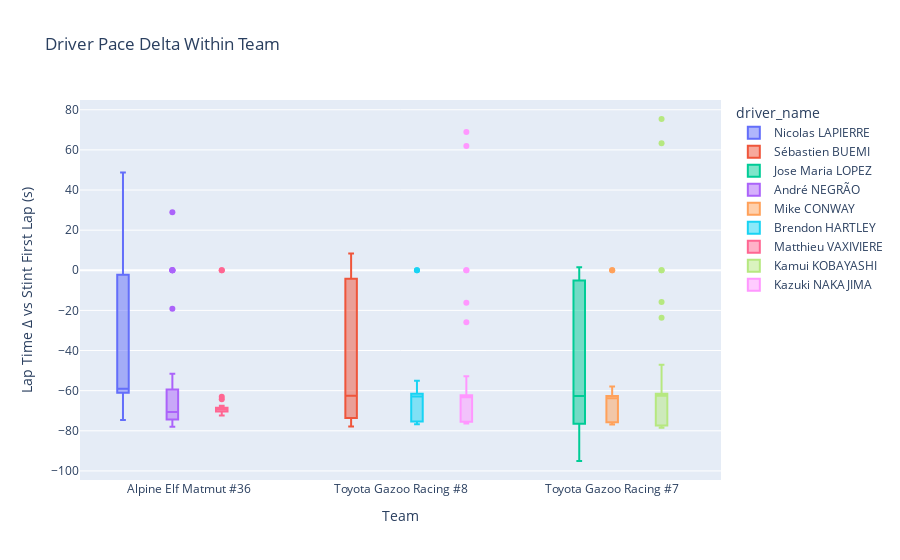

Here is the notebook cell this chart was saved with:
### Markdown cell above
## Drive Pace Delta within Team and Team Pace Delta

### Code cell
Algarve["stint_lap_index"] = Algarve.groupby("driver_stint").cumcount()

first_lap_time = (Algarve[Algarve["stint_lap_index"] == 0].set_index("driver_stint")["lap_time_s"])

Algarve["lap_time_delta"] = (Algarve["lap_time_s"] - Algarve["driver_stint"].map(first_lap_time))

fig = px.box(Algarve,
    x="team_no",
    y="lap_time_delta",
    color="driver_name",
    title="Driver Pace Delta Within Team"
)

fig.update_layout(
    xaxis_title="Team",
    yaxis_title="Lap Time Δ vs Stint First Lap (s)"
)

fig.show()

### Figure 1 — Plotly figure (JSON) as saved in the notebook; plotly's stock layout.template omitted (floating-point values rounded to 4 significant figures; data arrays with more than 128 entries replaced by an {"elided": "..."} marker saying what was removed)
{"data": [{"alignmentgroup": "True", "hovertemplate": "driver_name=Nicolas LAPIERRE<br>team_no=%{x}<br>lap_time_delta=%{y}<extra></extra>", "legendgroup": "Nicolas LAPIERRE", "marker": {"color": "#636efa"}, "name": "Nicolas LAPIERRE", "notched": false, "offsetgroup": "Nicolas LAPIERRE", "orientation": "v", "showlegend": true, "type": "box", "x": ["Alpine Elf Matmut #36", "Alpine Elf Matmut #36", "Alpine Elf Matmut #36", "Alpine Elf Matmut #36", "Alpine Elf Matmut #36", "Alpine Elf Matmut #36", "Alpine Elf Matmut #36", "Alpine Elf Matmut #36", "Alpine Elf Matmut #36", "Alpine Elf Matmut #36", "Alpine Elf Matmut #36", "Alpine Elf Matmut #36", "Alpine Elf Matmut #36", "Alpine Elf Matmut #36", "Alpine Elf Matmut #36", "Alpine Elf Matmut #36", "Alpine Elf Matmut #36", "Alpine Elf Matmut #36", "Alpine Elf Matmut #36", "Alpine Elf Matmut #36", "Alpine Elf Matmut #36", "Alpine Elf Matmut #36", "Alpine Elf Matmut #36", "Alpine Elf Matmut #36", "Alpine Elf Matmut #36", "Alpine Elf Matmut #36", "Alpine Elf Matmut #36", "Alpine Elf Matmut #36", "Alpine Elf Matmut #36", "Alpine Elf Matmut #36", "Alpine Elf Matmut #36", "Alpine Elf Matmut #36", "Alpine Elf Matmut #36", "Alpine Elf Matmut #36", "Alpine Elf Matmut #36", "Alpine Elf Matmut #36", "Alpine Elf Matmut #36", "Alpine Elf Matmut #36", "Alpine Elf Matmut #36", "Alpine Elf Matmut #36", "Alpine Elf Matmut #36", "Alpine Elf Matmut #36", "Alpine Elf Matmut #36", "Alpine Elf Matmut #36", "Alpine Elf Matmut #36", "Alpine Elf Matmut #36", "Alpine Elf Matmut #36", "Alpine Elf Matmut #36", "Alpine Elf Matmut #36", "Alpine Elf Matmut #36", "Alpine Elf Matmut #36", "Alpine Elf Matmut #36", "Alpine Elf Matmut #36", "Alpine Elf Matmut #36", "Alpine Elf Matmut #36", "Alpine Elf Matmut #36", "Alpine Elf Matmut #36", "Alpine Elf Matmut #36", "Alpine Elf Matmut #36", "Alpine Elf Matmut #36", "Alpine Elf Matmut #36", "Alpine Elf Matmut #36", "Alpine Elf Matmut #36", "Alpine Elf Matmut #36", "Alpine Elf Matmut #36", "Alpine Elf Matmut #36", "Alpine Elf Matmut #36", "Alpine Elf Matmut #36", "Alpine Elf Matmut #36", "Alpine Elf Matmut #36", "Alpine Elf Matmut #36", "Alpine Elf Matmut #36", "Alpine Elf Matmut #36", "Alpine Elf Matmut #36", "Alpine Elf Matmut #36", "Alpine Elf Matmut #36", "Alpine Elf Matmut #36", "Alpine Elf Matmut #36", "Alpine Elf Matmut #36", "Alpine Elf Matmut #36", "Alpine Elf Matmut #36", "Alpine Elf Matmut #36", "Alpine Elf Matmut #36", "Alpine Elf Matmut #36", "Alpine Elf Matmut #36", "Alpine Elf Matmut #36", "Alpine Elf Matmut #36", "Alpine Elf Matmut #36", "Alpine Elf Matmut #36", "Alpine Elf Matmut #36", "Alpine Elf Matmut #36", "Alpine Elf Matmut #36", "Alpine Elf Matmut #36", "Alpine Elf Matmut #36", "Alpine Elf Matmut #36", "Alpine Elf Matmut #36", "Alpine Elf Matmut #36", "Alpine Elf Matmut #36", "Alpine Elf Matmut #36", "Alpine Elf Matmut #36", "Alpine Elf Matmut #36", "Alpine Elf Matmut #36", "Alpine Elf Matmut #36", "Alpine Elf Matmut #36", "Alpine Elf Matmut #36", "Alpine Elf Matmut #36", "Alpine Elf Matmut #36", "Alpine Elf Matmut #36", "Alpine Elf Matmut #36", "Alpine Elf Matmut #36", "Alpine Elf Matmut #36", "Alpine Elf Matmut #36", "Alpine Elf Matmut #36", "Alpine Elf Matmut #36", "Alpine Elf Matmut #36", "Alpine Elf Matmut #36", "Alpine Elf Matmut #36", "Alpine Elf Matmut #36", "Alpine Elf Matmut #36", "Alpine Elf Matmut #36", "Alpine Elf Matmut #36"], "x0": " ", "xaxis": "x", "y": [0, -1.625, -1.953, -2.314, -2.441, -2.336, -1.639, -0.58, 0.064, -1.116, -1.932, -1.205, -0.614, -1.53, -1.301, -1.692, -1.056, -0.738, -1.183, -1.512, -2.131, -1.149, -1.933, -1.06, -0.019, -0.048, -1.252, -1.575, 6.254, 0, -56.87, -58.38, -57.99, -58.14, -58.28, -58.07, -58.85, -57.91, -58.03, -58.25, -58.73, -58.15, -59.2, -58.53, -58.83, -58.28, -59.38, -58.26, -59.12, -58.52, -57.01, -59.06, -58.97, -58.86, -59.71, -59.31, -59.09, -59.29, -52.09, 0, -74.49, -74.35, -74.18, -73.17, -73.15, -72.19, -73.91, -73.09, -71.75, -73.97, -73.18, -73.28, -73.11, -73.76, -70.58, -61.49, -2.305, 48.72, -28.54, -38.56, -72.7, -73.36, -74.18, -74.21, -73.73, -72.53, -74.43, -74.59, -73.75, -73.65, -65.63, 0, -60.48, -60.68, -60.17, -60.5, -61.07, -60.44, -59.08, -60.72, -59.79, -61.09, -60.69, -60.96, -61.05, -60.75, -61.15, -60.98, -61.18, -59.1, -60.42, -59.78, -59.97, -60.02, -59.09, -61.09, -60.64, -59.81, -59.8, -60.58, -54.22], "y0": " ", "yaxis": "y"}, {"alignmentgroup": "True", "hovertemplate": "driver_name=Sébastien BUEMI<br>team_no=%{x}<br>lap_time_delta=%{y}<extra></extra>", "legendgroup": "Sébastien BUEMI", "marker": {"color": "#EF553B"}, "name": "Sébastien BUEMI", "notched": false, "offsetgroup": "Sébastien BUEMI", "orientation": "v", "showlegend": true, "type": "box", "x": {"elided": "148 str values"}, "x0": " ", "xaxis": "x", "y": {"elided": "148 float values"}, "y0": " ", "yaxis": "y"}, {"alignmentgroup": "True", "hovertemplate": "driver_name=Jose Maria LOPEZ<br>team_no=%{x}<br>lap_time_delta=%{y}<extra></extra>", "legendgroup": "Jose Maria LOPEZ", "marker": {"color": "#00cc96"}, "name": "Jose Maria LOPEZ", "notched": false, "offsetgroup": "Jose Maria LOPEZ", "orientation": "v", "showlegend": true, "type": "box", "x": {"elided": "149 str values"}, "x0": " ", "xaxis": "x", "y": {"elided": "149 float values"}, "y0": " ", "yaxis": "y"}, {"alignmentgroup": "True", "hovertemplate": "driver_name=André NEGRÃO<br>team_no=%{x}<br>lap_time_delta=%{y}<extra></extra>", "legendgroup": "André NEGRÃO", "marker": {"color": "#ab63fa"}, "name": "André NEGRÃO", "notched": false, "offsetgroup": "André NEGRÃO", "orientation": "v", "showlegend": true, "type": "box", "x": ["Alpine Elf Matmut #36", "Alpine Elf Matmut #36", "Alpine Elf Matmut #36", "Alpine Elf Matmut #36", "Alpine Elf Matmut #36", "Alpine Elf Matmut #36", "Alpine Elf Matmut #36", "Alpine Elf Matmut #36", "Alpine Elf Matmut #36", "Alpine Elf Matmut #36", "Alpine Elf Matmut #36", "Alpine Elf Matmut #36", "Alpine Elf Matmut #36", "Alpine Elf Matmut #36", "Alpine Elf Matmut #36", "Alpine Elf Matmut #36", "Alpine Elf Matmut #36", "Alpine Elf Matmut #36", "Alpine Elf Matmut #36", "Alpine Elf Matmut #36", "Alpine Elf Matmut #36", "Alpine Elf Matmut #36", "Alpine Elf Matmut #36", "Alpine Elf Matmut #36", "Alpine Elf Matmut #36", "Alpine Elf Matmut #36", "Alpine Elf Matmut #36", "Alpine Elf Matmut #36", "Alpine Elf Matmut #36", "Alpine Elf Matmut #36", "Alpine Elf Matmut #36", "Alpine Elf Matmut #36", "Alpine Elf Matmut #36", "Alpine Elf Matmut #36", "Alpine Elf Matmut #36", "Alpine Elf Matmut #36", "Alpine Elf Matmut #36", "Alpine Elf Matmut #36", "Alpine Elf Matmut #36", "Alpine Elf Matmut #36", "Alpine Elf Matmut #36", "Alpine Elf Matmut #36", "Alpine Elf Matmut #36", "Alpine Elf Matmut #36", "Alpine Elf Matmut #36", "Alpine Elf Matmut #36", "Alpine Elf Matmut #36", "Alpine Elf Matmut #36", "Alpine Elf Matmut #36", "Alpine Elf Matmut #36", "Alpine Elf Matmut #36", "Alpine Elf Matmut #36", "Alpine Elf Matmut #36", "Alpine Elf Matmut #36", "Alpine Elf Matmut #36", "Alpine Elf Matmut #36", "Alpine Elf Matmut #36", "Alpine Elf Matmut #36", "Alpine Elf Matmut #36", "Alpine Elf Matmut #36", "Alpine Elf Matmut #36", "Alpine Elf Matmut #36", "Alpine Elf Matmut #36", "Alpine Elf Matmut #36", "Alpine Elf Matmut #36", "Alpine Elf Matmut #36", "Alpine Elf Matmut #36", "Alpine Elf Matmut #36", "Alpine Elf Matmut #36", "Alpine Elf Matmut #36", "Alpine Elf Matmut #36", "Alpine Elf Matmut #36", "Alpine Elf Matmut #36", "Alpine Elf Matmut #36", "Alpine Elf Matmut #36", "Alpine Elf Matmut #36", "Alpine Elf Matmut #36", "Alpine Elf Matmut #36", "Alpine Elf Matmut #36", "Alpine Elf Matmut #36", "Alpine Elf Matmut #36", "Alpine Elf Matmut #36", "Alpine Elf Matmut #36", "Alpine Elf Matmut #36", "Alpine Elf Matmut #36", "Alpine Elf Matmut #36", "Alpine Elf Matmut #36", "Alpine Elf Matmut #36", "Alpine Elf Matmut #36", "Alpine Elf Matmut #36", "Alpine Elf Matmut #36", "Alpine Elf Matmut #36", "Alpine Elf Matmut #36", "Alpine Elf Matmut #36", "Alpine Elf Matmut #36", "Alpine Elf Matmut #36", "Alpine Elf Matmut #36", "Alpine Elf Matmut #36", "Alpine Elf Matmut #36", "Alpine Elf Matmut #36", "Alpine Elf Matmut #36", "Alpine Elf Matmut #36", "Alpine Elf Matmut #36", "Alpine Elf Matmut #36", "Alpine Elf Matmut #36", "Alpine Elf Matmut #36", "Alpine Elf Matmut #36", "Alpine Elf Matmut #36", "Alpine Elf Matmut #36", "Alpine Elf Matmut #36", "Alpine Elf Matmut #36", "Alpine Elf Matmut #36", "Alpine Elf Matmut #36", "Alpine Elf Matmut #36", "Alpine Elf Matmut #36", "Alpine Elf Matmut #36", "Alpine Elf Matmut #36"], "x0": " ", "xaxis": "x", "y": [0, -72.3, -72.87, -71.27, -70.67, -72.68, -72.94, -73.42, -72.38, -72.28, -71.22, -70.99, -73.46, -72.44, -73.17, -73.99, -72.32, -72.83, -73.67, -72.47, -72.43, -73.88, -73.03, -74.4, -73.75, -72.29, -73.54, -73.71, -72.68, -74.06, -67.44, 0, -58.52, -58.67, -59.47, -58.5, -59.45, -58.96, -59.24, -58.34, -58.07, -59.32, -58.84, -59.81, -59.48, -59.75, -56.73, -58.92, -58.9, -58.72, -58.28, -59.96, -59.7, -59.02, -58.98, -59.02, -58.87, -60.54, -59.93, -59.6, -59.35, -51.54, 0, -76.27, -76.09, -76.87, -76.91, -77.76, -76.98, -75.3, -76.42, -76.87, -76.04, -76.26, -75.6, -76.33, -76.82, -76.37, -76.68, -77.67, -77.93, -77.51, -76.71, -76.73, -76.84, -76.68, -76.67, -77.86, -74.46, -76.09, -77.74, -76.66, -70.85, 0, -61.76, -61.53, -59.75, -60.46, -19.13, 28.91, -59.32, -59.57, -59.91, -60.22, -60.38, -61.0, -61.24, -60.44, -60.61, -60.25, -61.05, -60.34, -60.55, -61.05, -61.06, -61.02, -61.66], "y0": " ", "yaxis": "y"}, {"alignmentgroup": "True", "hovertemplate": "driver_name=Mike CONWAY<br>team_no=%{x}<br>lap_time_delta=%{y}<extra></extra>", "legendgroup": "Mike CONWAY", "marker": {"color": "#FFA15A"}, "name": "Mike CONWAY", "notched": false, "offsetgroup": "Mike CONWAY", "orientation": "v", "showlegend": true, "type": "box", "x": ["Toyota Gazoo Racing #7", "Toyota Gazoo Racing #7", "Toyota Gazoo Racing #7", "Toyota Gazoo Racing #7", "Toyota Gazoo Racing #7", "Toyota Gazoo Racing #7", "Toyota Gazoo Racing #7", "Toyota Gazoo Racing #7", "Toyota Gazoo Racing #7", "Toyota Gazoo Racing #7", "Toyota Gazoo Racing #7", "Toyota Gazoo Racing #7", "Toyota Gazoo Racing #7", "Toyota Gazoo Racing #7", "Toyota Gazoo Racing #7", "Toyota Gazoo Racing #7", "Toyota Gazoo Racing #7", "Toyota Gazoo Racing #7", "Toyota Gazoo Racing #7", "Toyota Gazoo Racing #7", "Toyota Gazoo Racing #7", "Toyota Gazoo Racing #7", "Toyota Gazoo Racing #7", "Toyota Gazoo Racing #7", "Toyota Gazoo Racing #7", "Toyota Gazoo Racing #7", "Toyota Gazoo Racing #7", "Toyota Gazoo Racing #7", "Toyota Gazoo Racing #7", "Toyota Gazoo Racing #7", "Toyota Gazoo Racing #7", "Toyota Gazoo Racing #7", "Toyota Gazoo Racing #7", "Toyota Gazoo Racing #7", "Toyota Gazoo Racing #7", "Toyota Gazoo Racing #7", "Toyota Gazoo Racing #7", "Toyota Gazoo Racing #7", "Toyota Gazoo Racing #7", "Toyota Gazoo Racing #7", "Toyota Gazoo Racing #7", "Toyota Gazoo Racing #7", "Toyota Gazoo Racing #7", "Toyota Gazoo Racing #7", "Toyota Gazoo Racing #7", "Toyota Gazoo Racing #7", "Toyota Gazoo Racing #7", "Toyota Gazoo Racing #7", "Toyota Gazoo Racing #7", "Toyota Gazoo Racing #7", "Toyota Gazoo Racing #7", "Toyota Gazoo Racing #7", "Toyota Gazoo Racing #7", "Toyota Gazoo Racing #7", "Toyota Gazoo Racing #7", "Toyota Gazoo Racing #7", "Toyota Gazoo Racing #7", "Toyota Gazoo Racing #7", "Toyota Gazoo Racing #7", "Toyota Gazoo Racing #7", "Toyota Gazoo Racing #7", "Toyota Gazoo Racing #7", "Toyota Gazoo Racing #7", "Toyota Gazoo Racing #7", "Toyota Gazoo Racing #7", "Toyota Gazoo Racing #7", "Toyota Gazoo Racing #7", "Toyota Gazoo Racing #7", "Toyota Gazoo Racing #7", "Toyota Gazoo Racing #7", "Toyota Gazoo Racing #7", "Toyota Gazoo Racing #7", "Toyota Gazoo Racing #7", "Toyota Gazoo Racing #7"], "x0": " ", "xaxis": "x", "y": [0, -75.17, -75.84, -75.75, -76.33, -76.32, -75.83, -76.0, -74.68, -75.44, -75.54, -75.21, -75.44, -75.42, -75.67, -75.12, -76.41, -76.21, -75.78, -75.68, -73.21, -75.47, -75.53, -75.97, -76.4, -76.33, -76.45, -76.34, -76.87, -76.17, -75.33, -75.35, -76.05, -76.34, -76.81, -76.52, -70.63, 0, -62.26, -62.12, -63.05, -62.35, -63.03, -62.32, -62.75, -62.9, -62.34, -62.36, -62.81, -61.46, -62.22, -62.96, -61.72, -62.42, -62.65, -62.97, -63.09, -63.63, -63.5, -63.23, -63.56, -63.07, -62.07, -63.0, -62.29, -61.66, -62.5, -63.74, -63.95, -62.9, -63.26, -62.08, -62.74, -57.87], "y0": " ", "yaxis": "y"}, {"alignmentgroup": "True", "hovertemplate": "driver_name=Brendon HARTLEY<br>team_no=%{x}<br>lap_time_delta=%{y}<extra></extra>", "legendgroup": "Brendon HARTLEY", "marker": {"color": "#19d3f3"}, "name": "Brendon HARTLEY", "notched": false, "offsetgroup": "Brendon HARTLEY", "orientation": "v", "showlegend": true, "type": "box", "x": ["Toyota Gazoo Racing #8", "Toyota Gazoo Racing #8", "Toyota Gazoo Racing #8", "Toyota Gazoo Racing #8", "Toyota Gazoo Racing #8", "Toyota Gazoo Racing #8", "Toyota Gazoo Racing #8", "Toyota Gazoo Racing #8", "Toyota Gazoo Racing #8", "Toyota Gazoo Racing #8", "Toyota Gazoo Racing #8", "Toyota Gazoo Racing #8", "Toyota Gazoo Racing #8", "Toyota Gazoo Racing #8", "Toyota Gazoo Racing #8", "Toyota Gazoo Racing #8", "Toyota Gazoo Racing #8", "Toyota Gazoo Racing #8", "Toyota Gazoo Racing #8", "Toyota Gazoo Racing #8", "Toyota Gazoo Racing #8", "Toyota Gazoo Racing #8", "Toyota Gazoo Racing #8", "Toyota Gazoo Racing #8", "Toyota Gazoo Racing #8", "Toyota Gazoo Racing #8", "Toyota Gazoo Racing #8", "Toyota Gazoo Racing #8", "Toyota Gazoo Racing #8", "Toyota Gazoo Racing #8", "Toyota Gazoo Racing #8", "Toyota Gazoo Racing #8", "Toyota Gazoo Racing #8", "Toyota Gazoo Racing #8", "Toyota Gazoo Racing #8", "Toyota Gazoo Racing #8", "Toyota Gazoo Racing #8", "Toyota Gazoo Racing #8", "Toyota Gazoo Racing #8", "Toyota Gazoo Racing #8", "Toyota Gazoo Racing #8", "Toyota Gazoo Racing #8", "Toyota Gazoo Racing #8", "Toyota Gazoo Racing #8", "Toyota Gazoo Racing #8", "Toyota Gazoo Racing #8", "Toyota Gazoo Racing #8", "Toyota Gazoo Racing #8", "Toyota Gazoo Racing #8", "Toyota Gazoo Racing #8", "Toyota Gazoo Racing #8", "Toyota Gazoo Racing #8", "Toyota Gazoo Racing #8", "Toyota Gazoo Racing #8", "Toyota Gazoo Racing #8", "Toyota Gazoo Racing #8", "Toyota Gazoo Racing #8", "Toyota Gazoo Racing #8", "Toyota Gazoo Racing #8", "Toyota Gazoo Racing #8", "Toyota Gazoo Racing #8", "Toyota Gazoo Racing #8", "Toyota Gazoo Racing #8", "Toyota Gazoo Racing #8", "Toyota Gazoo Racing #8", "Toyota Gazoo Racing #8", "Toyota Gazoo Racing #8", "Toyota Gazoo Racing #8", "Toyota Gazoo Racing #8", "Toyota Gazoo Racing #8", "Toyota Gazoo Racing #8", "Toyota Gazoo Racing #8", "Toyota Gazoo Racing #8", "Toyota Gazoo Racing #8", "Toyota Gazoo Racing #8"], "x0": " ", "xaxis": "x", "y": [0, -75.01, -75.22, -75.51, -75.86, -74.32, -74.69, -74.22, -74.68, -75.32, -75.15, -74.47, -74.26, -75.27, -74.46, -75.93, -73.84, -75.95, -75.28, -74.21, -75.56, -75.02, -75.82, -75.73, -75.67, -75.93, -74.48, -75.82, -76.43, -74.55, -75.48, -75.87, -75.74, -76.3, -76.73, -76.7, -75.99, -70.31, 0, -62.38, -61.52, -62.25, -61.16, -62.23, -62.0, -61.58, -61.65, -61.02, -59.51, -61.51, -61.99, -60.36, -61.5, -62.04, -61.88, -60.72, -61.6, -62.63, -60.89, -62.33, -62.11, -61.18, -62.28, -61.94, -61.26, -60.76, -61.69, -62.31, -61.02, -62.87, -61.54, -61.91, -61.68, -59.77, -55.05], "y0": " ", "yaxis": "y"}, {"alignmentgroup": "True", "hovertemplate": "driver_name=Matthieu VAXIVIERE<br>team_no=%{x}<br>lap_time_delta=%{y}<extra></extra>", "legendgroup": "Matthieu VAXIVIERE", "marker": {"color": "#FF6692"}, "name": "Matthieu VAXIVIERE", "notched": false, "offsetgroup": "Matthieu VAXIVIERE", "orientation": "v", "showlegend": true, "type": "box", "x": ["Alpine Elf Matmut #36", "Alpine Elf Matmut #36", "Alpine Elf Matmut #36", "Alpine Elf Matmut #36", "Alpine Elf Matmut #36", "Alpine Elf Matmut #36", "Alpine Elf Matmut #36", "Alpine Elf Matmut #36", "Alpine Elf Matmut #36", "Alpine Elf Matmut #36", "Alpine Elf Matmut #36", "Alpine Elf Matmut #36", "Alpine Elf Matmut #36", "Alpine Elf Matmut #36", "Alpine Elf Matmut #36", "Alpine Elf Matmut #36", "Alpine Elf Matmut #36", "Alpine Elf Matmut #36", "Alpine Elf Matmut #36", "Alpine Elf Matmut #36", "Alpine Elf Matmut #36", "Alpine Elf Matmut #36", "Alpine Elf Matmut #36", "Alpine Elf Matmut #36", "Alpine Elf Matmut #36", "Alpine Elf Matmut #36", "Alpine Elf Matmut #36", "Alpine Elf Matmut #36", "Alpine Elf Matmut #36", "Alpine Elf Matmut #36", "Alpine Elf Matmut #36", "Alpine Elf Matmut #36", "Alpine Elf Matmut #36", "Alpine Elf Matmut #36", "Alpine Elf Matmut #36", "Alpine Elf Matmut #36", "Alpine Elf Matmut #36", "Alpine Elf Matmut #36", "Alpine Elf Matmut #36", "Alpine Elf Matmut #36", "Alpine Elf Matmut #36", "Alpine Elf Matmut #36", "Alpine Elf Matmut #36", "Alpine Elf Matmut #36", "Alpine Elf Matmut #36", "Alpine Elf Matmut #36", "Alpine Elf Matmut #36", "Alpine Elf Matmut #36", "Alpine Elf Matmut #36", "Alpine Elf Matmut #36", "Alpine Elf Matmut #36", "Alpine Elf Matmut #36", "Alpine Elf Matmut #36", "Alpine Elf Matmut #36", "Alpine Elf Matmut #36", "Alpine Elf Matmut #36", "Alpine Elf Matmut #36", "Alpine Elf Matmut #36", "Alpine Elf Matmut #36", "Alpine Elf Matmut #36", "Alpine Elf Matmut #36", "Alpine Elf Matmut #36"], "x0": " ", "xaxis": "x", "y": [0, -69.67, -71.14, -70.85, -71.14, -70.22, -71.28, -70.3, -68.58, -69.59, -69.4, -70.05, -69.22, -70.36, -68.15, -71.36, -71.65, -69.75, -71.67, -68.82, -71.62, -70.89, -68.86, -71.48, -71.49, -71.1, -72.35, -71.72, -70.53, -69.74, -64.34, 0, -69.14, -67.89, -68.46, -69.07, -68.39, -68.32, -68.12, -68.49, -69.55, -69.04, -69.01, -69.29, -68.53, -67.85, -68.6, -67.87, -69.15, -69.32, -68.91, -69.06, -69.24, -67.56, -69.78, -69.39, -68.33, -68.94, -68.22, -69.05, -69.52, -63.04], "y0": " ", "yaxis": "y"}, {"alignmentgroup": "True", "hovertemplate": "driver_name=Kamui KOBAYASHI<br>team_no=%{x}<br>lap_time_delta=%{y}<extra></extra>", "legendgroup": "Kamui KOBAYASHI", "marker": {"color": "#B6E880"}, "name": "Kamui KOBAYASHI", "notched": false, "offsetgroup": "Kamui KOBAYASHI", "orientation": "v", "showlegend": true, "type": "box", "x": ["Toyota Gazoo Racing #7", "Toyota Gazoo Racing #7", "Toyota Gazoo Racing #7", "Toyota Gazoo Racing #7", "Toyota Gazoo Racing #7", "Toyota Gazoo Racing #7", "Toyota Gazoo Racing #7", "Toyota Gazoo Racing #7", "Toyota Gazoo Racing #7", "Toyota Gazoo Racing #7", "Toyota Gazoo Racing #7", "Toyota Gazoo Racing #7", "Toyota Gazoo Racing #7", "Toyota Gazoo Racing #7", "Toyota Gazoo Racing #7", "Toyota Gazoo Racing #7", "Toyota Gazoo Racing #7", "Toyota Gazoo Racing #7", "Toyota Gazoo Racing #7", "Toyota Gazoo Racing #7", "Toyota Gazoo Racing #7", "Toyota Gazoo Racing #7", "Toyota Gazoo Racing #7", "Toyota Gazoo Racing #7", "Toyota Gazoo Racing #7", "Toyota Gazoo Racing #7", "Toyota Gazoo Racing #7", "Toyota Gazoo Racing #7", "Toyota Gazoo Racing #7", "Toyota Gazoo Racing #7", "Toyota Gazoo Racing #7", "Toyota Gazoo Racing #7", "Toyota Gazoo Racing #7", "Toyota Gazoo Racing #7", "Toyota Gazoo Racing #7", "Toyota Gazoo Racing #7", "Toyota Gazoo Racing #7", "Toyota Gazoo Racing #7", "Toyota Gazoo Racing #7", "Toyota Gazoo Racing #7", "Toyota Gazoo Racing #7", "Toyota Gazoo Racing #7", "Toyota Gazoo Racing #7", "Toyota Gazoo Racing #7", "Toyota Gazoo Racing #7", "Toyota Gazoo Racing #7", "Toyota Gazoo Racing #7", "Toyota Gazoo Racing #7", "Toyota Gazoo Racing #7", "Toyota Gazoo Racing #7", "Toyota Gazoo Racing #7", "Toyota Gazoo Racing #7", "Toyota Gazoo Racing #7", "Toyota Gazoo Racing #7", "Toyota Gazoo Racing #7", "Toyota Gazoo Racing #7", "Toyota Gazoo Racing #7", "Toyota Gazoo Racing #7", "Toyota Gazoo Racing #7", "Toyota Gazoo Racing #7", "Toyota Gazoo Racing #7", "Toyota Gazoo Racing #7", "Toyota Gazoo Racing #7", "Toyota Gazoo Racing #7", "Toyota Gazoo Racing #7", "Toyota Gazoo Racing #7", "Toyota Gazoo Racing #7", "Toyota Gazoo Racing #7", "Toyota Gazoo Racing #7", "Toyota Gazoo Racing #7", "Toyota Gazoo Racing #7", "Toyota Gazoo Racing #7", "Toyota Gazoo Racing #7", "Toyota Gazoo Racing #7", "Toyota Gazoo Racing #7", "Toyota Gazoo Racing #7", "Toyota Gazoo Racing #7"], "x0": " ", "xaxis": "x", "y": [0, -77.62, -78.24, -77.51, -76.95, -76.93, -77.04, -77.31, -75.71, -76.96, -77.5, -77.78, -77.39, -77.32, -75.6, -77.6, -77.31, -77.33, -77.42, -76.97, -77.24, -77.25, -77.66, -77.42, -77.12, -77.67, -78.09, -76.96, -76.88, -77.38, -76.45, -78.3, -78.46, -76.74, -77.58, -75.84, -73.14, 0, -62.29, -62.15, -61.8, -61.28, -60.9, -61.34, -61.06, -61.99, -61.98, -61.51, -61.52, -60.41, -61.63, -60.81, -47.05, 75.4, 63.34, -15.79, -23.64, -60.85, -62.13, -62.38, -62.35, -62.68, -62.55, -62.34, -62.47, -61.88, -61.97, -60.63, -60.98, -62.0, -62.69, -61.6, -62.56, -62.1, -62.29, -62.48, -57.16], "y0": " ", "yaxis": "y"}, {"alignmentgroup": "True", "hovertemplate": "driver_name=Kazuki NAKAJIMA<br>team_no=%{x}<br>lap_time_delta=%{y}<extra></extra>", "legendgroup": "Kazuki NAKAJIMA", "marker": {"color": "#FF97FF"}, "name": "Kazuki NAKAJIMA", "notched": false, "offsetgroup": "Kazuki NAKAJIMA", "orientation": "v", "showlegend": true, "type": "box", "x": ["Toyota Gazoo Racing #8", "Toyota Gazoo Racing #8", "Toyota Gazoo Racing #8", "Toyota Gazoo Racing #8", "Toyota Gazoo Racing #8", "Toyota Gazoo Racing #8", "Toyota Gazoo Racing #8", "Toyota Gazoo Racing #8", "Toyota Gazoo Racing #8", "Toyota Gazoo Racing #8", "Toyota Gazoo Racing #8", "Toyota Gazoo Racing #8", "Toyota Gazoo Racing #8", "Toyota Gazoo Racing #8", "Toyota Gazoo Racing #8", "Toyota Gazoo Racing #8", "Toyota Gazoo Racing #8", "Toyota Gazoo Racing #8", "Toyota Gazoo Racing #8", "Toyota Gazoo Racing #8", "Toyota Gazoo Racing #8", "Toyota Gazoo Racing #8", "Toyota Gazoo Racing #8", "Toyota Gazoo Racing #8", "Toyota Gazoo Racing #8", "Toyota Gazoo Racing #8", "Toyota Gazoo Racing #8", "Toyota Gazoo Racing #8", "Toyota Gazoo Racing #8", "Toyota Gazoo Racing #8", "Toyota Gazoo Racing #8", "Toyota Gazoo Racing #8", "Toyota Gazoo Racing #8", "Toyota Gazoo Racing #8", "Toyota Gazoo Racing #8", "Toyota Gazoo Racing #8", "Toyota Gazoo Racing #8", "Toyota Gazoo Racing #8", "Toyota Gazoo Racing #8", "Toyota Gazoo Racing #8", "Toyota Gazoo Racing #8", "Toyota Gazoo Racing #8", "Toyota Gazoo Racing #8", "Toyota Gazoo Racing #8", "Toyota Gazoo Racing #8", "Toyota Gazoo Racing #8", "Toyota Gazoo Racing #8", "Toyota Gazoo Racing #8", "Toyota Gazoo Racing #8", "Toyota Gazoo Racing #8", "Toyota Gazoo Racing #8", "Toyota Gazoo Racing #8", "Toyota Gazoo Racing #8", "Toyota Gazoo Racing #8", "Toyota Gazoo Racing #8", "Toyota Gazoo Racing #8", "Toyota Gazoo Racing #8", "Toyota Gazoo Racing #8", "Toyota Gazoo Racing #8", "Toyota Gazoo Racing #8", "Toyota Gazoo Racing #8", "Toyota Gazoo Racing #8", "Toyota Gazoo Racing #8", "Toyota Gazoo Racing #8", "Toyota Gazoo Racing #8", "Toyota Gazoo Racing #8", "Toyota Gazoo Racing #8", "Toyota Gazoo Racing #8", "Toyota Gazoo Racing #8", "Toyota Gazoo Racing #8", "Toyota Gazoo Racing #8", "Toyota Gazoo Racing #8", "Toyota Gazoo Racing #8", "Toyota Gazoo Racing #8", "Toyota Gazoo Racing #8", "Toyota Gazoo Racing #8", "Toyota Gazoo Racing #8"], "x0": " ", "xaxis": "x", "y": [0, -75.3, -74.32, -75.58, -74.41, -75.52, -75.66, -74.27, -75.68, -75.19, -75.79, -72.46, -75.24, -72.89, -75.0, -76.13, -73.85, -74.39, -76.04, -75.86, -75.83, -76.21, -76.25, -73.8, -75.81, -74.02, -74.39, -76.22, -76.14, -75.85, -75.63, -76.36, -76.23, -75.52, -75.65, -75.0, -70.16, 0, -62.6, -62.63, -62.48, -62.42, -61.65, -61.82, -62.29, -62.57, -62.43, -60.77, -62.13, -62.61, -52.86, 68.92, 61.97, -16.23, -25.85, -60.71, -62.23, -62.78, -62.76, -62.72, -61.63, -61.86, -63.12, -62.73, -62.79, -61.27, -61.23, -61.96, -63.1, -62.57, -62.71, -62.85, -63.23, -62.8, -63.26, -63.63, -57.34], "y0": " ", "yaxis": "y"}], "layout": {"boxmode": "group", "legend": {"title": {"text": "driver_name"}, "tracegroupgap": 0}, "title": {"text": "Driver Pace Delta Within Team"}, "xaxis": {"anchor": "y", "domain": [0, 1], "title": {"text": "Team"}}, "yaxis": {"anchor": "x", "domain": [0, 1], "title": {"text": "Lap Time Δ vs Stint First Lap (s)"}}}}
